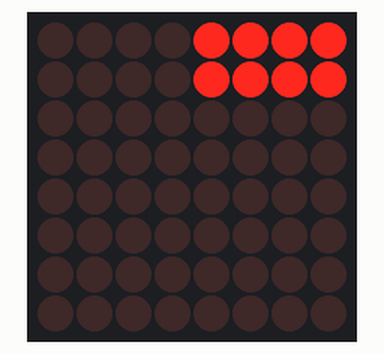
Bench run of a sketch on a simulated Arduino Uno, built with avr-gcc and run on an emulated ATmega328P. Parts: 8×8 LED matrix. Random numbers use the default seed unless the sketch sets one.

Above: at 1.41 s.
At 6.8 s:
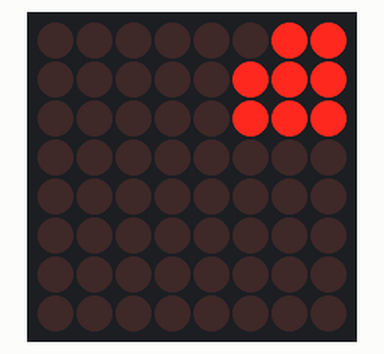
At 13.4 s:
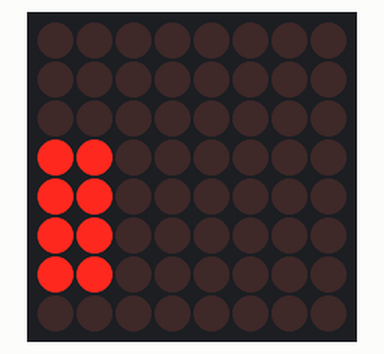
At 20.0 s:
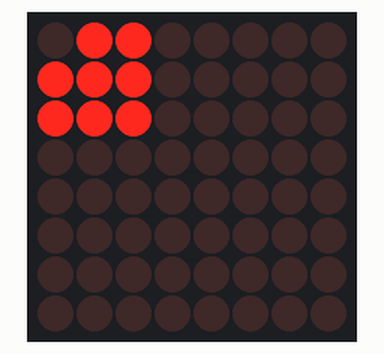
At 26.28 s:
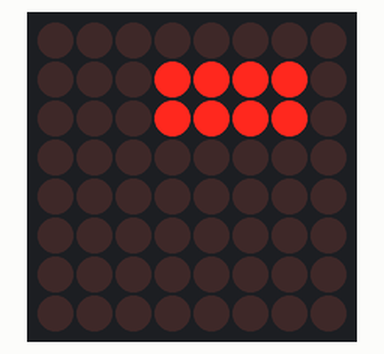
At 37.47 s:
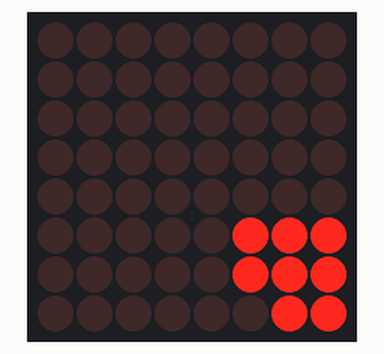

The sketch:

Snake.ino
```cpp
#include <SPI.h>
#include <Adafruit_GFX.h>
#include <Max72xxPanel.h>

int pinCS = 10; // Attach CS to this pin, DIN to MOSI(11) and CLK to SCK(13) (cf http://arduino.cc/en/Reference/SPI )
int numberOfHorizontalDisplays = 1;
int numberOfVerticalDisplays = 1;

Max72xxPanel matrix = Max72xxPanel(pinCS, numberOfHorizontalDisplays, numberOfVerticalDisplays);

const int pinRandom = A0;

const int wait = 100; // In milliseconds
const int length = 8;

int x[length], y[length];
int ptr, nextPtr;

void setup() {
  matrix.setIntensity(4); // Set brightness between 0 and 15

// Adjust to your own needs
//  matrix.setPosition(0, 0, 0); // The first display is at <0, 0>
//  matrix.setPosition(1, 1, 0); // The second display is at <1, 0>
//  matrix.setPosition(2, 2, 0); // The third display is at <2, 0>
//  matrix.setPosition(3, 3, 0); // And the last display is at <3, 0>
//  ...
//  matrix.setRotation(0, 2);    // The first display is position upside down
//  matrix.setRotation(3, 2);    // The same hold for the last display

  // Reset all variables
  for ( ptr = 0; ptr < length; ptr++ ) {
    x[ptr] = numberOfHorizontalDisplays * 8 / 2;
    y[ptr] = numberOfVerticalDisplays * 8 / 2;
  }
  nextPtr = 0;

  randomSeed(analogRead(pinRandom)); // Initialize random generator
}

void loop() {

  // Shift pointer to the next segment
  ptr = nextPtr;
  nextPtr = next(ptr);

  matrix.drawPixel(x[ptr], y[ptr], HIGH); // Draw the head of the snake
  matrix.write(); // Send bitmap to display

  delay(wait);

  if ( ! occupied(nextPtr) ) {
    matrix.drawPixel(x[nextPtr], y[nextPtr], LOW); // Remove the tail of the snake
  }

  for ( int attempt = 0; attempt < 10; attempt++ ) {

    // Jump at random one step up, down, left, or right
    switch ( random(4) ) {
    case 0: x[nextPtr] = constrain(x[ptr] + 1, 0, matrix.width() - 1); y[nextPtr] = y[ptr]; break;
    case 1: x[nextPtr] = constrain(x[ptr] - 1, 0, matrix.width() - 1); y[nextPtr] = y[ptr]; break;
    case 2: y[nextPtr] = constrain(y[ptr] + 1, 0, matrix.height() - 1); x[nextPtr] = x[ptr]; break;
    case 3: y[nextPtr] = constrain(y[ptr] - 1, 0, matrix.height() - 1); x[nextPtr] = x[ptr]; break;
    }

    if ( ! occupied(nextPtr) ) {
      break; // The spot is empty, break out the for loop
    }
  }
}

boolean occupied(int ptrA) {
  for ( int ptrB = 0 ; ptrB < length; ptrB++ ) {
    if ( ptrA != ptrB ) {
      if ( equal(ptrA, ptrB) ) {
        return true;
      }
    }
  }

  return false;
}

int next(int ptr) {
  return (ptr + 1) % length;
}

boolean equal(int ptrA, int ptrB) {
  return x[ptrA] == x[ptrB] && y[ptrA] == y[ptrB];
}
```

Measured:
- what the display in image 1 shows lasts 0.8 s, from 6.8 s to 7.6 s
- what the display in image 2 shows lasts 0.6 s, from 13.4 s to 14.0 s
- what the display in image 5 shows lasts 0.4 s, from 37.3 s to 37.7 s
